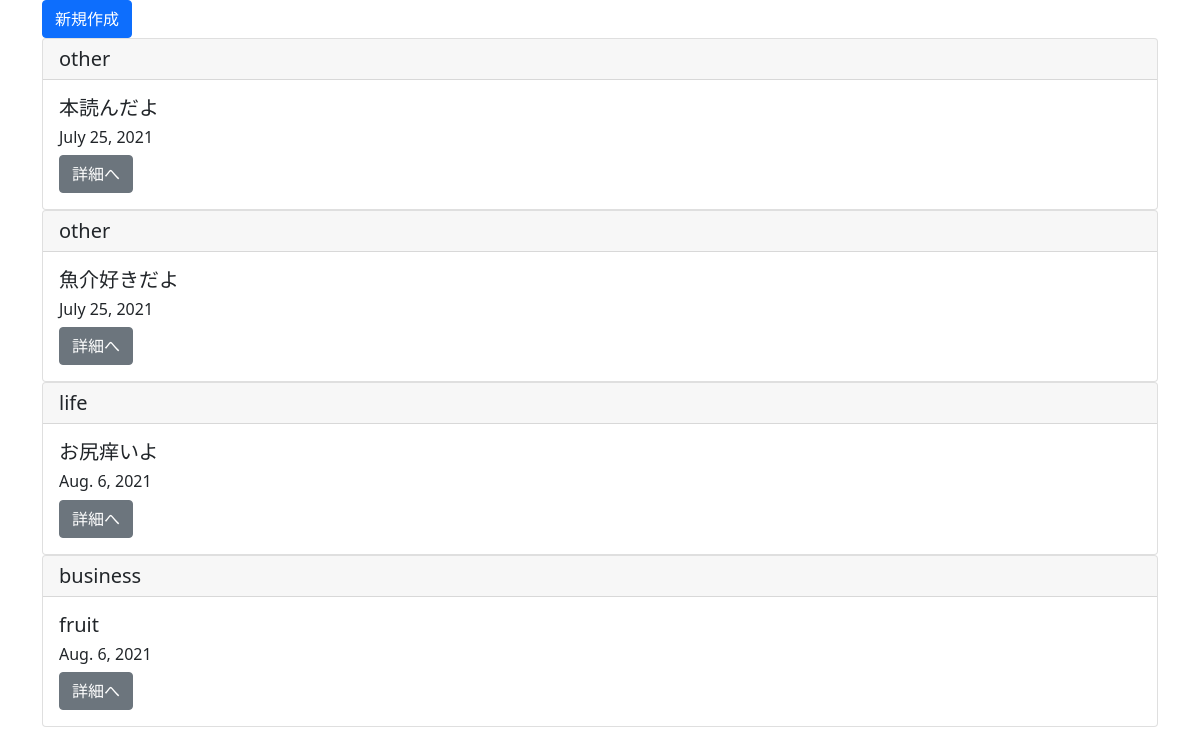
Page /list/ on the committed database.
### blogpost/models.py (models this page shows, shortened)
class BlogModel(models.Model):
    title = models.CharField(max_length=100)
    content = models.TextField()
    postdate = models.DateField(auto_now_add=True)
    category = models.CharField(
        max_length=50,
        choices=CATEGORY
    )

### blogpost/views.py (the view)
# urls.py: path('list/', BlogList.as_view(), name='list'),
class BlogList(ListView):
    template_name = 'list.html'
    model = BlogModel

### blogpost/templates/list.html (shortened to what this page needs)
{% extends 'base.html' %}
{% block content %}
    <div class='container'>
    <a href="{%  url 'create' %}" class="btn btn-primary">新規作成</a>
    {% for item in object_list %}
    <div class ="card">
        <h5 class="card-header">{{ item.category }}</h5>
        <div class="card-body">
            <h5 class ="card-title">{{ item.title }}</h5>
            <h6 class="card-title">{{ item.postdate }}</h6>
            <a href="{% url 'detail' item.pk %}" class="btn btn-secondary">詳細へ</a>
        </div>
        </div>
    {% endfor %}
    </div>
{% endblock content %}

### blogpost/templates/base.html (shortened to what this page needs)
<!doctype html>
<html lang="en">
  <head>
    <link href="https://cdn.jsdelivr.net/npm/bootstrap@5.0.0-beta1/dist/css/bootstrap.min.css" rel="stylesheet">
  </head>
  <body>
    {% block content %}
    {% endblock content %}
  </body>
</html>

### rows in the picture
BlogModel: category "other", title "本読んだよ", postdate "July 25, 2021"
BlogModel: category "other", title "魚介好きだよ", postdate "July 25, 2021"
BlogModel: category "life", title "お尻痒いよ", postdate "Aug. 6, 2021"
BlogModel: category "business", title "fruit", postdate "Aug. 6, 2021"
